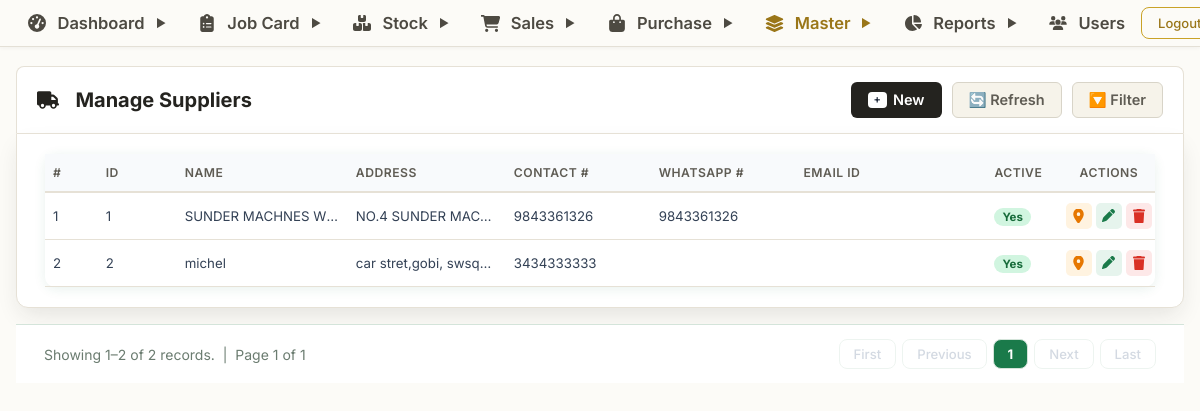
Page /supplier/manage_supplier.php (signed in) on the committed database.
### tables this page shows
CREATE TABLE `supplier` (
  `id` bigint NOT NULL AUTO_INCREMENT,
  `createdBy` varchar(255) DEFAULT NULL,
  `createdOn` datetime(6) DEFAULT NULL,
  `modifiedBy` varchar(255) DEFAULT NULL,
  `modifiedOn` datetime(6) DEFAULT NULL,
  `active` bit(1) NOT NULL,
  `emailId` varchar(255) DEFAULT NULL,
  `name` varchar(255) DEFAULT NULL,
  `phoneNo1` varchar(255) DEFAULT NULL,
  `phoneNo2` varchar(255) DEFAULT NULL,
  `whatsAppNo` varchar(255) DEFAULT NULL,
  `address` bigint DEFAULT NULL,
  PRIMARY KEY (`id`),
  UNIQUE KEY `UK_od83j1diqux7fbobjyjddllvh` (`address`),
  CONSTRAINT `FK15ewpkpum7cnphgckhbpyfjo0` FOREIGN KEY (`address`) REFERENCES `address` (`id`)
);

CREATE TABLE `address` (
  `id` bigint NOT NULL AUTO_INCREMENT,
  `createdBy` varchar(255) DEFAULT NULL,
  `createdOn` datetime(6) DEFAULT NULL,
  `modifiedBy` varchar(255) DEFAULT NULL,
  `modifiedOn` datetime(6) DEFAULT NULL,
  `city` varchar(255) DEFAULT NULL,
  `line1` varchar(255) DEFAULT NULL,
  `line2` varchar(255) DEFAULT NULL,
  `zipCode` varchar(255) DEFAULT NULL,
  PRIMARY KEY (`id`)
);

### supplier/manage_supplier.php (the view, shortened to what this page needs)
<?php
require_once("../config/db.php");
include("../includes/header.php");
$limit = 10;
$page = isset($_GET['page']) ? (int) $_GET['page'] : 1;
$offset = ($page - 1) * $limit;
$where = "WHERE 1=1";
$count_result = $conn->query("SELECT COUNT(*) as total FROM supplier s LEFT JOIN address a ON s.address = a.id $where");
$total_records = (int) $count_result->fetch_assoc()['total'];
$total_pages = $total_records > 0 ? ceil($total_records / $limit) : 1;
$sql = "SELECT s.id, s.name, s.phoneNo1, s.phoneNo2, s.whatsAppNo, s.emailId,
               s.active, a.line1, a.line2, a.city, a.zipCode, a.id as address_id
        FROM supplier s
        LEFT JOIN address a ON s.address = a.id
        $where ORDER BY s.id ASC LIMIT $limit OFFSET $offset";
$result = $conn->query($sql);
$suppliers = [];
while ($row = $result->fetch_assoc()) {
  $suppliers[] = $row;
}
$row_start = $total_records > 0 ? $offset + 1 : 0;
$row_end = min($offset + $limit, $total_records);
?>
<!DOCTYPE html>
<html lang="en">
<head>
  <link rel="stylesheet" href="../includes/local_icons.css?v=1.0">
</head>
<body>
  <div class="erp-container">
    <div class="erp-header-bar">
      <div class="erp-header-title"><i class="fa fa-truck" style="margin-right:8px"></i>Manage Suppliers</div>
      <div class="erp-header-actions">
        <button type="button" class="btn-erp btn-erp-new" onclick="openNewSupplier()">
          <span style="background: #ffffff; color: #1e293b; padding: 1px 6px; border-radius: 4px; font-size: 11px;">+</span> New
        </button>
        <button type="button" class="btn-erp btn-erp-secondary" onclick="location.reload()">🔄 Refresh</button>
        <button type="button" class="btn-erp btn-erp-secondary" onclick="toggleFilter()">🔽 Filter</button>
      </div>
    </div>
  <div class="table-wrap">
    <table>
      <thead>
        <tr>
          <th>#</th>
          <th>ID</th>
          <th>Name</th>
          <th>Address</th>
          <th>Contact #</th>
          <th>WhatsApp #</th>
          <th>Email ID</th>
          <th>Active</th>
          <th style="text-align:center">Actions</th>
        </tr>
      </thead>
      <tbody>
        <?php if (empty($suppliers)): ?>
          <tr>
            <td colspan="9" style="text-align:center;padding:30px;color:var(--muted)">
              <i class="fa fa-inbox" style="font-size:1.5rem;margin-bottom:6px;display:block"></i>No suppliers found.
            </td>
          </tr>
        <?php else: ?>
          <?php $i = $offset + 1;
          foreach ($suppliers as $s): ?>
            <tr>
              <td><?= $i++ ?></td>
              <td><?= htmlspecialchars($s['id']) ?></td>
              <td><?= htmlspecialchars($s['name']) ?></td>
              <td><?php $ap = array_filter([$s['line1'] ?? '', $s['city'] ?? '']);
              echo htmlspecialchars(implode(', ', $ap)); ?>
              </td>
              <td><?= htmlspecialchars($s['phoneNo1'] ?? '') ?></td>
              <td><?= htmlspecialchars($s['whatsAppNo'] ?? '') ?></td>
              <td><?= htmlspecialchars($s['emailId'] ?? '') ?></td>
              <td><span class="<?= $s['active'] ? 'badge-active' : 'badge-inactive' ?>"><?= $s['active'] ? 'Yes' : 'No' ?></span>
              </td>
              <td>
                <div class="action-cell">
                  <button class="icon-btn address" title="Address"
                    onclick='showAddress(<?= htmlspecialchars(json_encode($s), ENT_QUOTES) ?>)'><i
                      class="fa fa-location-dot"></i></button>
                  <button class="icon-btn edit" title="Edit"
                    onclick='openEdit(<?= htmlspecialchars(json_encode($s), ENT_QUOTES) ?>)'><i
                      class="fa fa-pen"></i></button>
                  <button class="icon-btn delete" title="Delete" onclick='confirmDelete(<?= $s['id'] ?>)'><i
                      class="fa fa-trash"></i></button>
                </div>
              </td>
            </tr>
          <?php endforeach; ?>
        <?php endif; ?>
      </tbody>
    </table>
  </div>
  <div class="pagination-bar">
    <span>Showing <?= $row_start ?>–<?= $row_end ?> of <?= $total_records ?> records. &nbsp;|&nbsp; Page <?= $page ?> of <?= $total_pages ?></span>
    <div class="pag-btns">
      <?php $qp = $_GET;
      unset($qp['page']);
      $qs = http_build_query($qp);
      $qsp = $qs ? "?$qs&" : '?'; ?>
      <button class="pag-btn" <?= $page <= 1 ? 'disabled' : '' ?> onclick="location.href='<?= $qsp ?>page=1'">First</button>
      <button class="pag-btn" <?= $page <= 1 ? 'disabled' : '' ?> onclick="location.href='<?= $qsp ?>page=<?= $page - 1 ?>'">Previous</button>
      <span class="pag-btn active" style="background:var(--green); color:#fff; font-weight:bold;"><?= $page ?></span>
      <button class="pag-btn" <?= $page >= $total_pages ? 'disabled' : '' ?> onclick="location.href='<?= $qsp ?>page=<?= $page + 1 ?>'">Next</button>
      <button class="pag-btn" <?= $page >= $total_pages ? 'disabled' : '' ?> onclick="location.href='<?= $qsp ?>page=<?= $total_pages ?>'">Last</button>
    </div>
  </div>
  </div>
</body>
</html>
<?php include("../includes/footer.php"); ?>

### includes/header.php (style rules this page uses)
* { box-sizing: border-box; margin: 0; padding: 0; }
body { font-family: 'Inter', Arial, sans-serif; background: #f4f6f9; padding-top: 50px; padding-bottom: 16px; }

### supplier/manage_supplier.php (style rules this page uses)
:root { --green: #1a7a4a; --green-d: #145f39; --green-l: #e6f4ed; --red: #d93025; --text: #1e2d24; --muted: #6b7c70; --border: #d4e4da; --bg: #f4faf6; --white: #ffffff; --radius: 8px; --shadow: 0 2px 12px rgba(26, 122, 74, .10); }
*, *::before, *::after { box-sizing: border-box; margin: 0; padding: 0; }
body { font-family: 'DM Sans', sans-serif; background: var(--bg); color: var(--text); min-height: 100vh; }
.table-wrap { padding: 20px 28px; }
table { width: 100%; border-collapse: collapse; background: var(--white); border-radius: 10px; box-shadow: var(--shadow); table-layout: fixed; }
thead { background: var(--green); color: #fff; }
thead th { padding: 11px 8px; font-size: .76rem; font-weight: 600; text-align: left; text-transform: uppercase; letter-spacing: .5px; overflow: hidden; white-space: nowrap; }
thead th:nth-child(1) { width: 40px; }
thead th:nth-child(2) { width: 60px; }
thead th:nth-child(3) { width: 130px; }
thead th:nth-child(4) { width: 120px; }
thead th:nth-child(5) { width: 110px; }
thead th:nth-child(6) { width: 110px; }
thead th:nth-child(7) { width: 145px; }
thead th:nth-child(8) { width: 58px; }
thead th:nth-child(9) { width: 70px; }
tbody tr { border-bottom: 1px solid var(--border); transition: background .14s; }
tbody tr:last-child { border-bottom: none; }
tbody td { padding: 10px 8px; font-size: .83rem; vertical-align: middle; overflow: hidden; text-overflow: ellipsis; white-space: nowrap; }
.badge-active { background: #d1f5e0; color: #176b3a; padding: 2px 8px; border-radius: 20px; font-size: .72rem; font-weight: 700; }
.action-cell { display: flex; gap: 4px; align-items: center; justify-content: center; flex-wrap: nowrap; }
.icon-btn { width: 26px; height: 26px; min-width: 26px; max-width: 26px; border-radius: 5px; border: none; cursor: pointer; padding: 0; display: flex; align-items: center; justify-content: center; font-size: .73rem; line-height: 1; flex-shrink: 0; transition: all .15s; }
.icon-btn.address { background: #fff3e0; color: #e67700; }
.icon-btn.edit { background: var(--green-l); color: var(--green); }
.icon-btn.delete { background: #fde8e8; color: var(--red); }
.pagination-bar { display: flex; align-items: center; justify-content: space-between; padding: 14px 28px; background: var(--white); border-top: 1.5px solid var(--border); font-size: .875rem; color: var(--muted); }
.pag-btns { display: flex; gap: 6px; }
.pag-btn { padding: 6px 14px; border-radius: var(--radius); border: 1.5px solid var(--border); background: var(--white); color: var(--text); cursor: pointer; font-family: inherit; font-size: .82rem; font-weight: 500; transition: all .16s; }
.pag-btn:disabled { opacity: .4; cursor: not-allowed; }

### rows in the picture
supplier: id "1", name "SUNDER MACHNES W…", address.city "NO.4 SUNDER MAC…", phoneNo1 "9843361326", whatsAppNo "9843361326", active "Yes"
supplier: id "2", name "michel", address.city "car stret,gobi, swsq…", phoneNo1 "3434333333", active "Yes"

### other values in the picture
$row_start "1"
$row_end "2"
$total_records "2"
$page "1"
$total_pages "1"
